Frame 1 (no input): blank canvas, image omitted
Frame 60 (no input): blank canvas, image omitted
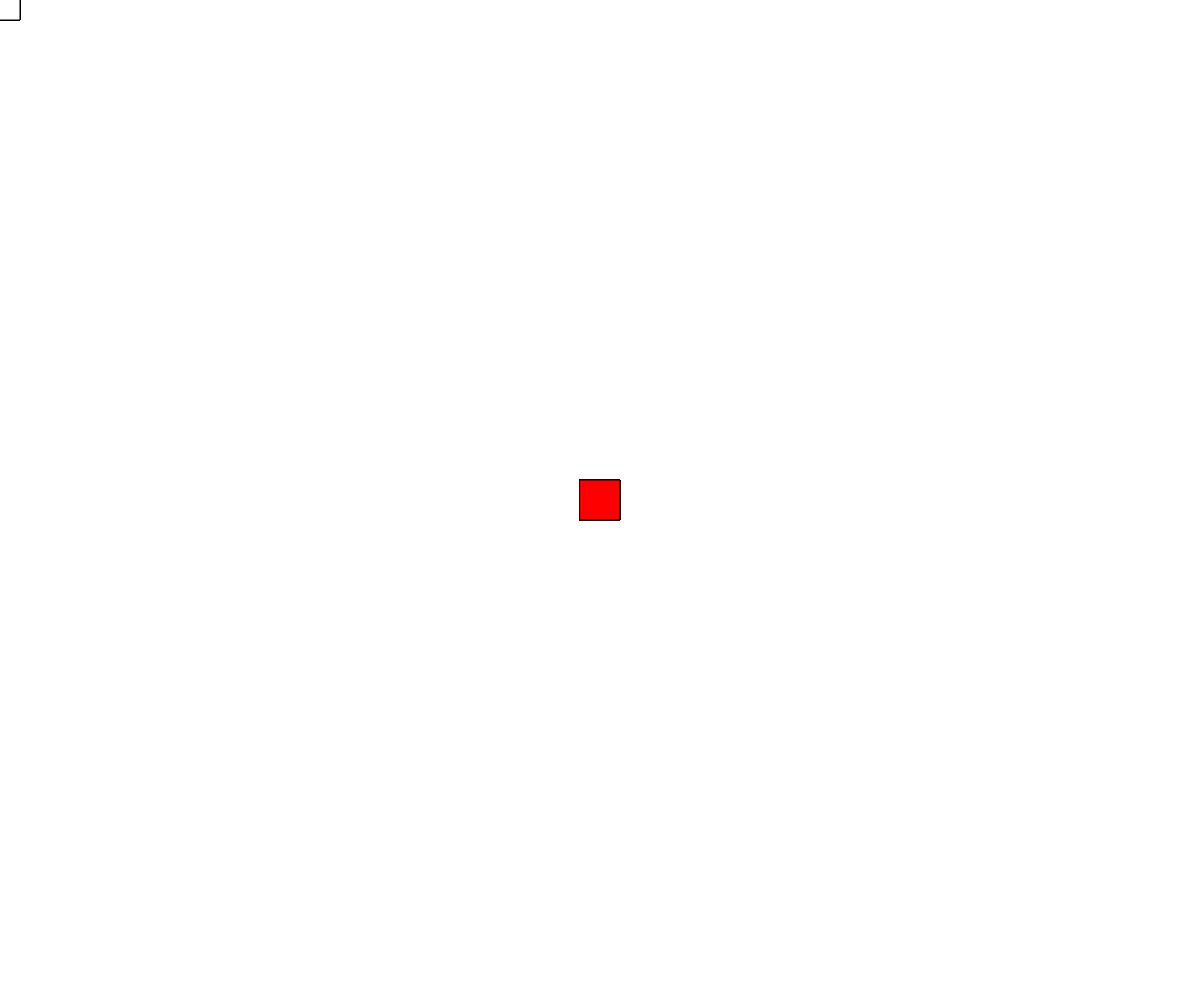
Frame 120 (the mouse pressed at the canvas centre since frame 60)

The p5.js sketch whose frames 1 and 60 were blank and that drew this single picture after the mouse press (run headless with seeded random() and noise() and a simulated clock; from frame 60 on, the mouse is pressed at the canvas centre):

// p5.js sketch
// ── sketch.js
function setup() {
  createCanvas(windowWidth, windowHeight);
  colorMode(HSB, 360, 100, 100, 100);
}

function draw() {
  if (mouseIsPressed) {
    fill("red");
  } else {
    fill("white");
  }

  rect(mouseX - 20, mouseY - 20, 40, 40);
}
